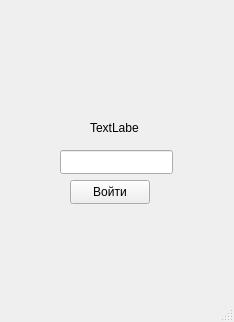
<?xml version="1.0" encoding="UTF-8"?>
<ui version="4.0">
 <class>MainWindow</class>
 <widget class="QMainWindow" name="MainWindow">
  <property name="geometry">
   <rect>
    <x>0</x>
    <y>0</y>
    <width>234</width>
    <height>322</height>
   </rect>
  </property>
  <property name="windowTitle">
   <string>MainWindow</string>
  </property>
  <widget class="QWidget" name="centralwidget">
   <widget class="QPushButton" name="pushButton">
    <property name="geometry">
     <rect>
      <x>70</x>
      <y>180</y>
      <width>80</width>
      <height>24</height>
     </rect>
    </property>
    <property name="text">
     <string>Войти</string>
    </property>
   </widget>
   <widget class="QLineEdit" name="pin">
    <property name="geometry">
     <rect>
      <x>60</x>
      <y>150</y>
      <width>113</width>
      <height>24</height>
     </rect>
    </property>
    <property name="echoMode">
     <enum>QLineEdit::Password</enum>
    </property>
   </widget>
   <widget class="QLabel" name="label">
    <property name="geometry">
     <rect>
      <x>90</x>
      <y>120</y>
      <width>49</width>
      <height>16</height>
     </rect>
    </property>
    <property name="text">
     <string>TextLabel</string>
    </property>
   </widget>
  </widget>
  <widget class="QStatusBar" name="statusbar"/>
 </widget>
 <resources/>
 <connections/>
</ui>
